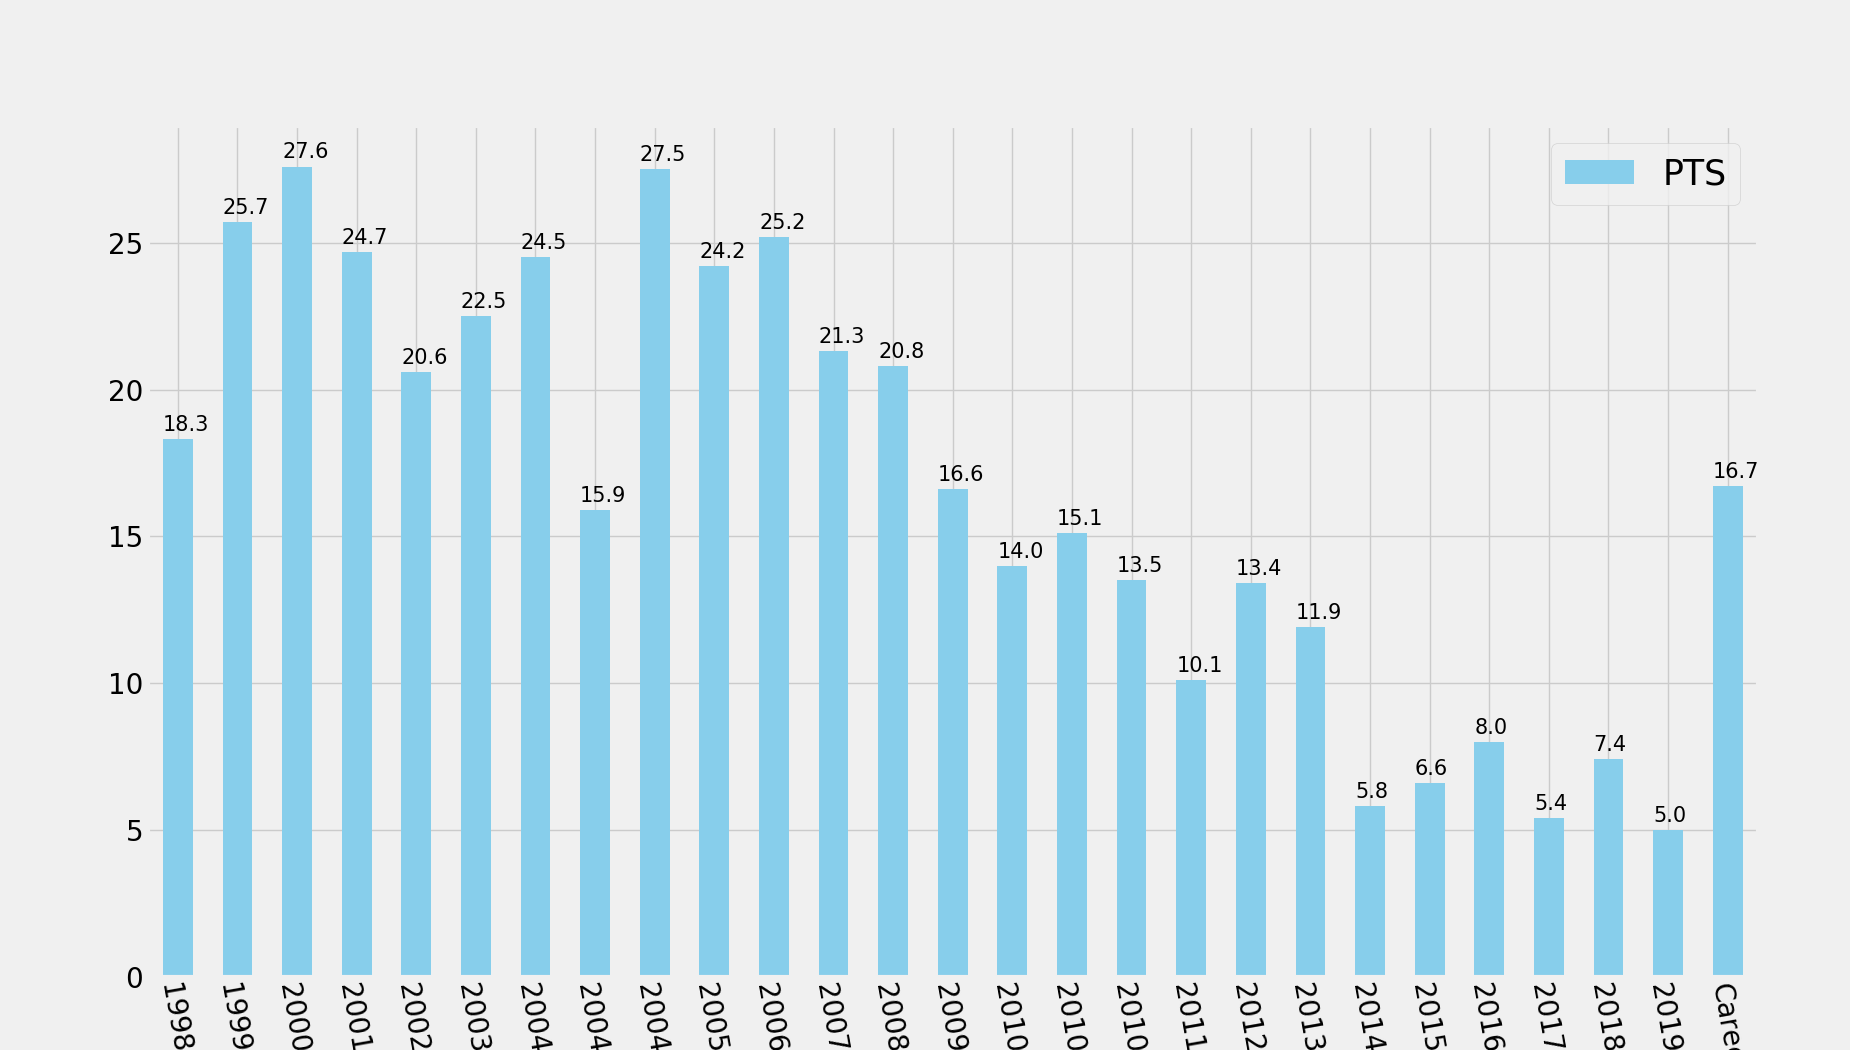

Reproduce this figure in Python.
import requests
import pandas as pd
import numpy as np
import matplotlib.pyplot as plt

from bs4 import BeautifulSoup

class StatPop:
    def __init__(self, url, stat_category, stat_column, color):
        self.url = url
        self.stat_category = stat_category
        self.stat_column = stat_column
        self.color = color

    def _collect_data(self, url, stat_category):
        text = requests.get(url).text
        soup = BeautifulSoup(text, "html.parser")
        pergame = soup.select_one(f"table#{stat_category}")
        data = pd.read_html(str(pergame))[0]
        career_idx = data[data["Season"]=="Career"].index[0]+1
        data = data.iloc[:career_idx]
        return data

    def draw(self):
        plt.style.use("fivethirtyeight")
        data = self._collect_data(self.url, self.stat_category)
        data.plot.bar(x = "Season", y=self.stat_column, color=self.color)
        plt.xticks(rotation=280)
        fig = plt.gcf()
        fig.set_size_inches(50, 30)
        plt.xticks(fontsize=30)
        plt.yticks(fontsize=30)
        plt.legend(loc = 0, prop = {"size":35})
        start_loc=-0.25
        top_gap = max(data[self.stat_column])/100
        for number in data[self.stat_column]:
            plt.text(start_loc,number+top_gap,(str(number)),fontsize=25)
            start_loc+=1
        plt.show
        plt.savefig("statpop.png")
        return "DONE"

if __name__ == "__main__":
    statpop = StatPop("https://www.basketball-reference.com/players/c/cartevi01.html",
                    "per_game",
                    "PTS",
                    "skyblue")
    statpop.draw()